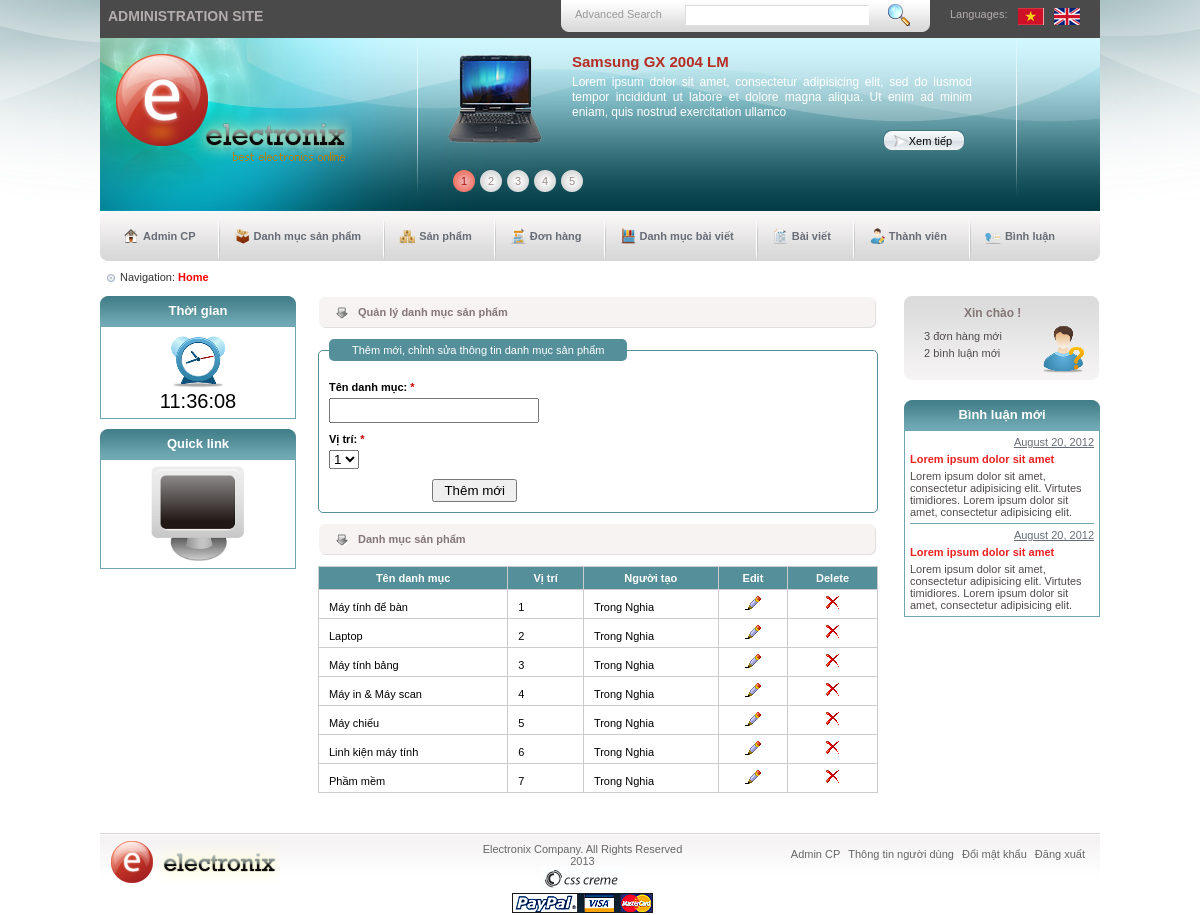
/admin/p-categories.php (signed in), run on the app's committed database.
### tables this page shows
CREATE TABLE IF NOT EXISTS `p_categories` (
  `cat_id` int(11) NOT NULL AUTO_INCREMENT,
  `user_id` int(11) NOT NULL,
  `cat_name` varchar(100) NOT NULL,
  `position` tinyint(4) NOT NULL,
  `image` varchar(100) NOT NULL,
  PRIMARY KEY (`cat_id`)
);

### admin/p-categories.php (the view, shortened to what this page needs)
<?php
	include('inc/header.php');
	require_once('../inc/mysqli_connect.php');
	include('inc/first-sidebar.php');
?>
<?php
	if (isset($_GET['ecid'])) {
		if(filter_var($_GET['ecid'], FILTER_VALIDATE_INT, array('min_range'=>1))) {
			include('inc/edit-p-categories.php');
		} else {
			redirect_to('admin/index.php');
		}
	} elseif(isset($_GET['dcid'])) {
		if(filter_var($_GET['dcid'], FILTER_VALIDATE_INT, array('min_range'=>1))) {
			include('inc/delete-p-categories.php');
		} else {
			redirect_to('admin/index.php');
		}
	} else {
		include('inc/add-p-categories.php');
	}
?>
	<div class="title-content">
		<p>Danh mục sản phẩm</p>
	</div>
	<table>
    	<thead>
    		<tr>
    			<th><a href="p-categories.php?sort=cat">Tên danh mục</a></th>
    			<th><a href="p-categories.php?sort=pos">Vị trí</a></th>
    			<th><a href="p-categories.php?sort=by">Người tạo</a></th>
                <th>Edit</th>
                <th>Delete</th>
    		</tr>
    	</thead>
    	<tbody>
    	<?php
    		if (isset($_GET['sort'])) {
    			switch ($_GET['sort']) {
    				case 'cat':
    					$order_by = 'cat_name';
    					break;
    				case 'pos':
    					$order_by = 'position';
    					break;
    				case 'by':
    					$order_by = 'name';
    					break;
    				default:
    					$order_by = 'position';
    					break;
    			}
    		} else {
    			$order_by = 'position';
    		}
    		$q = "SELECT c.cat_id, c.cat_name, c.position, c.user_id, CONCAT_WS(' ', first_name, last_name) AS name ";
    		$q .= " FROM p_categories AS c ";
    		$q .= " JOIN users AS u USING(user_id) ";
    		$q .= " ORDER BY {$order_by} ASC";
    		$r = mysqli_query($dbc, $q);
    		while ($cats = mysqli_fetch_array($r, MYSQLI_ASSOC)) :
    	?>
            <tr>
                <td><?php echo $cats['cat_name']; ?></td>
                <td><?php echo $cats['position']; ?></td>
                <td><?php echo $cats['name']; ?></td>
                <td class='edit'><a href="p-categories.php?ecid=<?php echo $cats['cat_id']; ?>"><img src="../images/b_edit.png" alt="edit"></a></td>
                <td class='delete'><a href="p-categories.php?dcid=<?php echo $cats['cat_id']; ?>"><img src="../images/b_drop.png" alt="drop"></a></td>
            </tr>
        <?php endwhile; ?>
    	</tbody>
    </table>
</div>
<?php
	include('inc/second-sidebar.php');
	include('inc/footer.php');
?>

### css/style.css (style rules this page uses)
* { margin: 0; padding: 0; }
html, body, div, span, applet, object, iframe, h1, h2, h3, h4, h5, h6, p, blockquote, pre, a, abbr, acronym, address, big, cite, code, del, dfn, em, font, img, ins, kbd, q, s, samp, small, strike, strong, sub, sup, tt, var, dl, dt, dd, ol, ul, li, fieldset, form, label, legend, table, caption, tbody, tfoot, thead, tr, th, td { margin: 0; padding: 0; border: 0; outline: 0; font-weight: inherit; font-style: inherit; font-size: 100%; font-family: inherit; vertical-align: baseline; }
body { background: url(../images/background.jpg) center top no-repeat; font-family: arial, helvetica, sans-serif; font-size: 11px; }
a img { border: 0; }
a { text-decoration: none; }
.title-content { width: 520px; height: 33px; float: left; background: url(../images/bar_bg.gif) no-repeat center; padding-left: 40px; line-height: 33px; margin: 0 0 10px 12px; font-weight: bold; color: #847676; }
table { margin: 0 0 10px 12px; border-collapse: collapse; width: 560px; }
td, th { padding: 5px 10px; border: 1px #ccc solid; }
thead { background: #55909a; font-weight: bold; color: #fff; }
thead a { color: #fff; }
tbody td.delete { text-align: center; }
tbody td.edit { text-align: center; }

### data on the page
p_categories: cat_name "Máy tính để bàn", position "1", name "Trong Nghia"
p_categories: cat_name "Laptop", position "2", name "Trong Nghia"
p_categories: cat_name "Máy tính bảng", position "3", name "Trong Nghia"
p_categories: cat_name "Máy in & Máy scan", position "4", name "Trong Nghia"
p_categories: cat_name "Máy chiếu", position "5", name "Trong Nghia"
p_categories: cat_name "Linh kiện máy tính", position "6", name "Trong Nghia"
p_categories: cat_name "Phầm mềm", position "7", name "Trong Nghia"

### other printed values
form field position "1"
